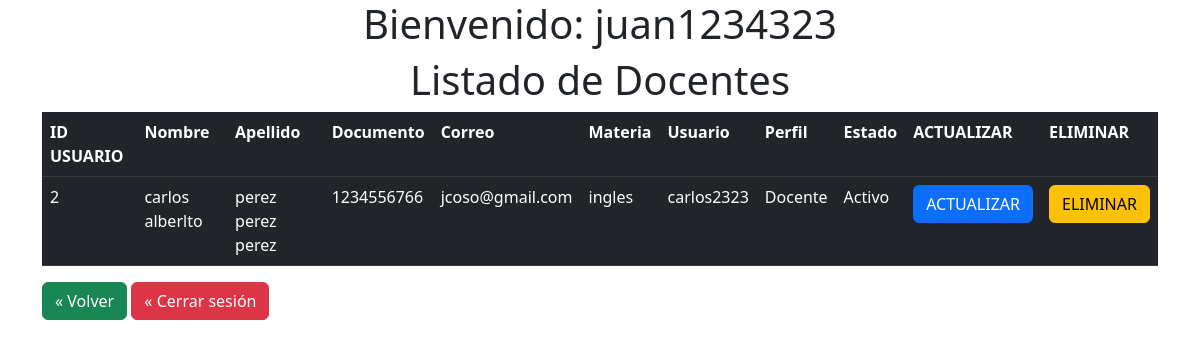
The page /Docentes/pages/index.php (signed in) on the database its author committed.
### tables this page shows
CREATE TABLE `docente` (
  `id_docente` int(11) NOT NULL,
  `Nombredoc` varchar(60) NOT NULL,
  `Apellidodoc` varchar(60) NOT NULL,
  `Documentodoc` varchar(12) NOT NULL,
  `Correodoc` varchar(60) NOT NULL,
  `Materiadoc` varchar(40) NOT NULL,
  `Usuariodoc` varchar(60) NOT NULL,
  `Passworddoc` varchar(60) NOT NULL,
  `Perfil` varchar(30) NOT NULL,
  `Estadodoc` varchar(20) NOT NULL
);

### Conexion.php (called while the page is built, shortened)
<?php
class Conexion{
    private $drive = "mysql";
    private $host = "localhost";
    private $dbname = "notas2023";
    private $user = "root";
    private $password = "";
    public function __construct(){
        try{
            $db = new PDO("{$this->drive}:host={$this->host};dbname={$this->dbname}",$this->user, $this->password);
            $db->setAttribute(PDO::ATTR_ERRMODE,PDO::ERRMODE_EXCEPTION);
            return $db;
        }catch(PDOException $e){
            echo "Ha surgido algun error: Detalle: ".$e->getMessage();
        }
    }
}
?>

### Docentes/models/docentes.php (called while the page is built, shortened)
<?php
include_once('../../Conexion.php');
class Docentes extends Conexion{
    public function __construct(){
        $this->db = parent::__construct();
    }
    public function getdoc(){
        $row =null;
        $statement=$this->db->prepare("SELECT * FROM docente");
        $statement->execute();
        while($result=$statement->fetch()){
            $row[]=$result;
        }
        return $row;
    }
}
?>

### Docentes/pages/index.php (the view, shortened to what this page needs)
<!DOCTYPE html>
<html lang="en">
<head>
    <link href="https://cdn.jsdelivr.net/npm/bootstrap@5.3.0/dist/css/bootstrap.min.css" rel="stylesheet"
>
</head>
<body>
    <div class="container">
    <h1 class="text-center">Bienvenido: <?php echo $_SESSION["usuario"]; ?></h1>
        <h1 style="text-align: center;">Listado de Docentes </h1>
        <div col="col-auto-mt-5">
            <table class="table table-dark table-hover">
                <tr>
                    <th>ID USUARIO</th>
                    <th>Nombre </th>
                    <th>Apellido</th>
                    <th>Documento</th>
                    <th>Correo</th>
                    <th>Materia</th>
                    <th>Usuario</th>
                    <th>Perfil</th>
                    <th>Estado</th>
                    <th>ACTUALIZAR</th>
                    <th>ELIMINAR</th>
                </tr>
                <tbody>
                    <?php
                    require_once('../../Conexion.php');
                    require_once('../models/docentes.php');
                    $objeto = new Docentes();
                    $datos = $objeto->getdoc();
                    foreach ($datos as $datos) {
                        ?>
                        <tr>
                            <td>
                                <?php echo $datos['id_docente'] ?>
                            </td>
                            <td>
                                <?php echo $datos['Nombredoc'] ?>
                            </td>
                            <td>
                                <?php echo $datos['Apellidodoc'] ?>
                            </td>
                            <td>
                                <?php echo $datos['Documentodoc'] ?>
                            </td>
                            <td>
                                <?php echo $datos['Correodoc'] ?>
                            </td>
                            <td>
                                <?php echo $datos['Materiadoc'] ?>
                            </td>
                            <td>
                                <?php echo $datos['Usuariodoc'] ?>
                            </td>
                            <td>
                                <?php echo $datos['Perfil'] ?>
                            </td>
                            <td>
                                <?php echo $datos['Estadodoc'] ?>
                            </td>
                            <td><a href="editar.php?Id=<?php echo $datos['id_docente'] ?>"
                                    class="btn btn-primary">ACTUALIZAR</a></td>
                            <td><a href="../controller/eliminardocente.php?Id=<?php echo $datos['id_docente'] ?>"
                                    class="btn btn-warning">ELIMINAR</a></td>
                        </tr>
                    <?php } ?>
                </tbody>
            </table>
        </div>
        <a href="../../inicio.php" class="btn btn-success">« Volver</a>
        <a href="../../Usuarios/controller/salir.php" class="btn btn-danger">« Cerrar sesión</a>
    </div>
</body>
</html>

### rows shown on the page
docente: id_docente "2", Nombredoc "carlos alberlto", Apellidodoc "perez perez perez", Documentodoc "1234556766", Correodoc "jcoso@gmail.com", Materiadoc "ingles", Usuariodoc "carlos2323", Perfil "Docente", Estadodoc "Activo"
